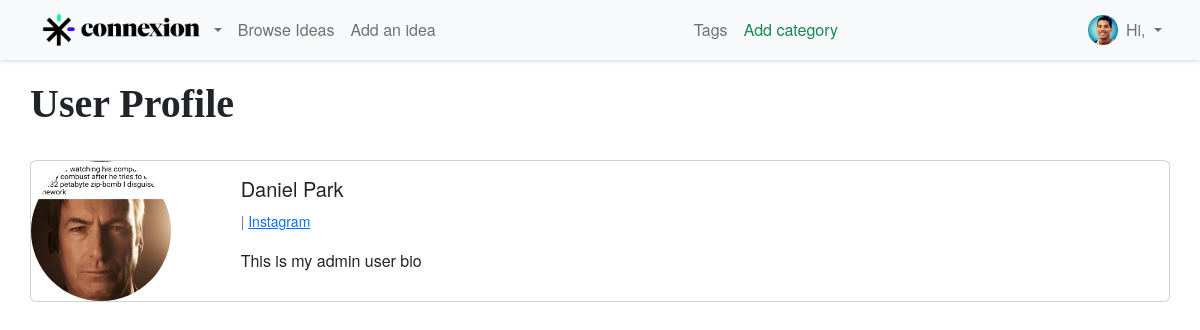
The app's page /members/1/profile/ (signed in) with its own data.
### thesite/models.py (models this page shows, shortened)
class Profile(models.Model):
    user = models.OneToOneField(User, null=True, on_delete=models.CASCADE)
    bio = models.TextField()
    profile_pic = models.ImageField(null=True, blank=True, upload_to="images/profile/")
    website_url = models.CharField(max_length=255, null=True, blank=True)
    facebook_url = models.CharField(max_length=255, null=True, blank=True)
    twitter_url = models.CharField(max_length=255, null=True, blank=True)
    instagram_url = models.CharField(max_length=255, null=True, blank=True)
    pinterest_url = models.CharField(max_length=255, null=True, blank=True)
    linkedin_url = models.CharField(max_length=255, null=True, blank=True)
    interest = models.CharField(max_length=255, default = "Uncategorized")
    interest2 = models.CharField(max_length=255, default = "Uncategorized")
    interest3 = models.CharField(max_length=255, default = "Uncategorized")
    occupation = models.CharField(max_length=255, default = "Unemployed")

### members/views.py (the view)
# urls.py: path('<int:pk>/profile/', ShowProfilePageView.as_view(), name='show_profile_page'),
class ShowProfilePageView(DetailView):
    model = Profile
    template_name = 'registration/user_profile.html'
    def get_context_data(self, *args, **kwargs):
        context = super(ShowProfilePageView, self).get_context_data(*args, **kwargs)
        page_user = get_object_or_404(Profile, id=self.kwargs['pk'])
        context["page_user"] = page_user
        return context

### members/templates/registration/user_profile.html (shortened to what this page needs)
{% extends 'base.html' %}
{% load static %}
{% block content %}
{% if user.is_authenticated %}
    <h1>User Profile</h1>
    <br/>
    <div class="card mb-3">
        <div class="row no-gutters">
        <div class="col-md-2">
            {% if page_user.profile_pic %}
                <img src="{{ page_user.profile_pic.url }}" width=140 height=140 class="rounded-circle">
            {% else %}
                <img src="{% static 'thesite/images/default_profile_pic.jpg' %}" width=140 height=140 class="rounded-circle">
            {% endif %}
        </div>
        <div class="col-md-10">
            <div class="card-body">
            <h5 class="card-title">{{ page_user.user.first_name }} {{ page_user.user.last_name }}</h5>
            <p class="card-text"><small class="text-muted">
                {% if page_user.instagram_url %}
                    | <a href="{{ page_user.instagram_url }}">Instagram</a>
                {% endif %}
                </small></p>
            <p class="card-text">{{ page_user.bio }}</p>
            </div>
        </div>
        </div>
    </div>
{% endif %}
{% endblock %}

### static/css/base.css (style rules this page uses)
* { font-family: 'Helvetica Neue'; }

### records on screen
Profile: profile_pic (picture), user.first_name "Daniel", user.last_name "Park", bio "This is my admin user bio"
